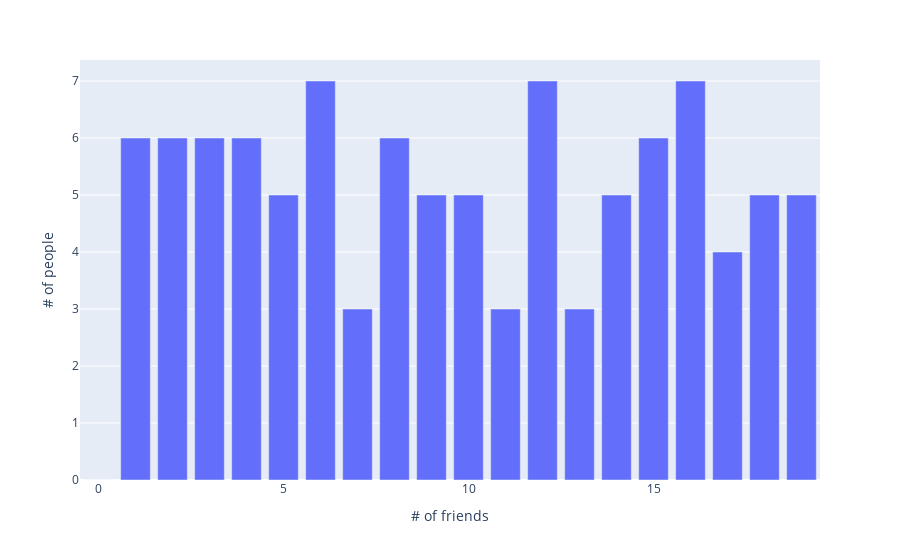

Notebook code cell kept with this figure:
### Code cell
px.bar(x=xs,y=ys,labels={'y':'# of people','x':'# of friends'})

### Figure 1 — Plotly figure (JSON) as saved in the notebook; plotly's stock layout.template omitted (floating-point values rounded to 4 significant figures)
{"data": [{"alignmentgroup": "True", "hovertemplate": "# of friends=%{x}<br># of people=%{y}<extra></extra>", "legendgroup": "", "marker": {"color": "#636efa"}, "name": "", "offsetgroup": "", "orientation": "v", "showlegend": false, "textposition": "auto", "type": "bar", "x": [0, 1, 2, 3, 4, 5, 6, 7, 8, 9, 10, 11, 12, 13, 14, 15, 16, 17, 18, 19], "xaxis": "x", "y": [0, 6, 6, 6, 6, 5, 7, 3, 6, 5, 5, 3, 7, 3, 5, 6, 7, 4, 5, 5], "yaxis": "y"}], "layout": {"barmode": "relative", "legend": {"tracegroupgap": 0}, "margin": {"t": 60}, "xaxis": {"anchor": "y", "domain": [0, 1], "title": {"text": "# of friends"}}, "yaxis": {"anchor": "x", "domain": [0, 1], "title": {"text": "# of people"}}}}
